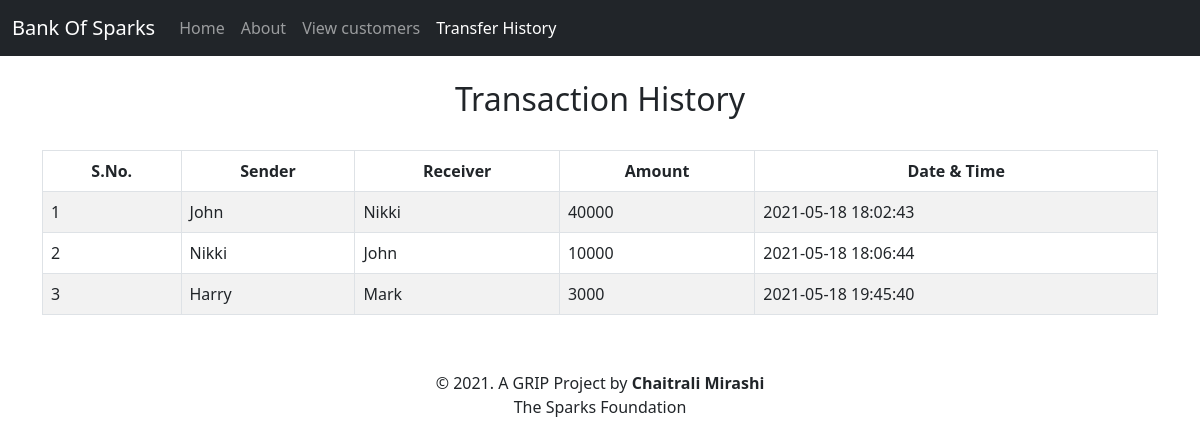
The page /transactionhistory.php on the database its author committed.
### tables this page shows
CREATE TABLE `transactiontable` (
  `sno` int NOT NULL,
  `sender` text NOT NULL,
  `receiver` text NOT NULL,
  `balance` int NOT NULL,
  `datetime` datetime NOT NULL DEFAULT CURRENT_TIMESTAMP
);

### transactionhistory.php (the view, shortened to what this page needs)
<!doctype html>
<html lang="en">
  <head>
    <link href="https://cdn.jsdelivr.net/npm/bootstrap@5.0.0-beta3/dist/css/bootstrap.min.css" rel="stylesheet">
  </head>
  <body>
    <nav class="navbar navbar-expand-lg navbar-dark bg-dark">
      <div class="container-fluid">
        <a class="navbar-brand" href="#">Bank Of Sparks</a>
        <div class="collapse navbar-collapse" id="navbarSupportedContent">
          <ul class="navbar-nav me-auto mb-2 mb-lg-0">
            <li class="nav-item">
              <a class="nav-link " aria-current="page" href="index.php">Home</a>
            </li>
            <li class="nav-item">
              <a class="nav-link" href="about.html">About</a>
            </li>
            <li class="nav-item">
              <a class="nav-link" href="viewcustomers.php">View customers</a>
            </li>
            <li class="nav-item">
              <a class="nav-link active" href="transactionhistory.php">Transfer History</a>
            </li>
          </ul>
        </div>
      </div>
    </nav>
    <div class="container">
        <h2 class="text-center pt-4">Transaction History</h2>
       <br>
       <div class="table-responsive-sm">
        <table class="table table-hover table-striped table-condensed table-bordered">
        <thead>
            <tr>
                <th class="text-center">S.No.</th>
                <th class="text-center">Sender</th>
                <th class="text-center">Receiver</th>
                <th class="text-center">Amount</th>
                <th class="text-center">Date & Time</th>
            </tr>
        </thead>
        <tbody>
            <?php
                $user = 'root';
                $password = 'Teja@1234';
                $database = 'CUSTOMER_INFO';
                $hostname = 'localhost';
                $mysqli = new mysqli($hostname, $user, $password, $database);
                $sql = "SELECT * FROM transactiontable";
                $query = mysqli_query($mysqli,$sql);
                while($rows = mysqli_fetch_assoc($query))
                {
            ?>
            <tr>
            <td class="py-2"><?php echo $rows['sno']; ?></td>
            <td class="py-2"><?php echo $rows['sender']; ?></td>
            <td class="py-2"><?php echo $rows['receiver']; ?></td>
            <td class="py-2"><?php echo $rows['balance']; ?> </td>
            <td class="py-2"><?php echo $rows['datetime']; ?> </td>
            <?php
                }
            ?>
        </tbody>
        </table>
       </div>
    </div>
    <footer class="text-center mt-5 py-2">
        <p>&copy 2021. A GRIP Project by <b>Chaitrali Mirashi</b> <br> The Sparks Foundation</p>
    </footer>
  </body>
</html>

### rows shown on the page
transactiontable: sno "1", sender "John", receiver "Nikki", balance "40000", datetime "2021-05-18 18:02:43"
transactiontable: sno "2", sender "Nikki", receiver "John", balance "10000", datetime "2021-05-18 18:06:44"
transactiontable: sno "3", sender "Harry", receiver "Mark", balance "3000", datetime "2021-05-18 19:45:40"
